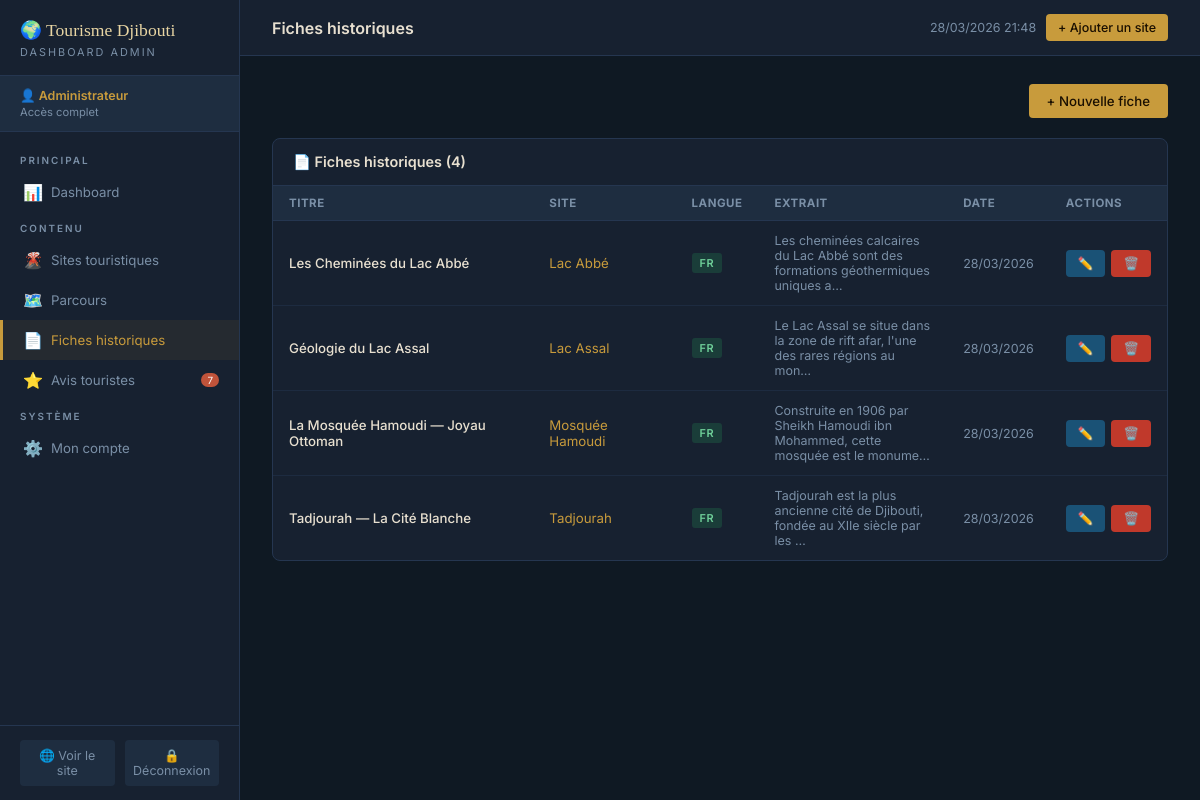
/admin/fiches.php (signed in), run on the app's committed database.
### tables this page shows
CREATE TABLE fiches_historiques (
    id INT AUTO_INCREMENT PRIMARY KEY,
    site_id INT NOT NULL,
    titre VARCHAR(200),
    contenu TEXT,
    langue ENUM('fr','ar','en','so') DEFAULT 'fr',
    date_creation TIMESTAMP DEFAULT CURRENT_TIMESTAMP,
    FOREIGN KEY (site_id) REFERENCES sites(id) ON DELETE CASCADE
);

CREATE TABLE sites (
    id INT AUTO_INCREMENT PRIMARY KEY,
    nom VARCHAR(150) NOT NULL,
    description TEXT,
    categorie ENUM('naturel','culturel','historique','gastronomique') NOT NULL,
    latitude DECIMAL(10,7),
    longitude DECIMAL(10,7),
    adresse VARCHAR(200),
    photo VARCHAR(255),
    patrimoine BOOLEAN DEFAULT FALSE,
    actif BOOLEAN DEFAULT TRUE,
    date_creation TIMESTAMP DEFAULT CURRENT_TIMESTAMP
);

### admin/fiches.php (the view, shortened to what this page needs)
<?php
require_once '../config/db.php';
    ?>
    <?php include 'includes/admin_footer.php'; exit;
$fiches = $pdo->query("
    SELECT f.*, s.nom AS site_nom
    FROM fiches_historiques f JOIN sites s ON s.id=f.site_id
    ORDER BY s.nom, f.langue
")->fetchAll();
include 'includes/admin_header.php';
?>
<div style="display:flex;justify-content:flex-end;margin-bottom:20px;">
    <a href="fiches.php?action=nouveau" class="btn btn-or">+ Nouvelle fiche</a>
</div>
<div class="table-card">
    <div class="table-card-header"><h3>📄 Fiches historiques (<?= count($fiches) ?>)</h3></div>
    <table class="admin-table">
        <thead><tr><th>Titre</th><th>Site</th><th>Langue</th><th>Extrait</th><th>Date</th><th>Actions</th></tr></thead>
        <tbody>
        <?php foreach ($fiches as $f): ?>
        <tr>
            <td style="font-weight:500;"><?= htmlspecialchars($f['titre']) ?></td>
            <td style="color:var(--or);"><?= htmlspecialchars($f['site_nom']) ?></td>
            <td><span class="badge badge-actif"><?= strtoupper($f['langue']) ?></span></td>
            <td style="font-size:0.78rem;color:var(--text-dim);max-width:200px;"><?= htmlspecialchars(mb_strimwidth($f['contenu'],0,80,'…')) ?></td>
            <td style="font-size:0.78rem;color:var(--text-dim);"><?= date('d/m/Y',strtotime($f['date_creation'])) ?></td>
            <td>
                <div style="display:flex;gap:6px;">
                    <a href="fiches.php?action=modifier&id=<?=$f['id']?>" class="btn btn-primary btn-sm">✏️</a>
                    <button onclick="confirmDelete('fiches.php?action=supprimer&id=<?=$f['id']?>', '<?= addslashes($f['titre']) ?>')" class="btn btn-danger btn-sm">🗑️</button>
                </div>
            </td>
        </tr>
        <?php endforeach; ?>
        </tbody>
    </table>
</div>
<?php include 'includes/admin_footer.php'; ?>

### admin/includes/admin_header.php (style rules this page uses)
:root { --bg: #0F1923; --surface: #172130; --surface2: #1E2D40; --border: #253650; --ocean: #1A5276; --ocean-l: #2471A3; --coral: #C0533A; --or: #C89B3C; --or-l: #F0C060; --green: #27AE60; --red: #C0392B; --text: #E8E0D0; --text-dim: #7A8FA6; --sand: #E8D5A3; }
* { box-sizing:border-box; margin:0; padding:0; }
body { font-family:'Inter',sans-serif; background:var(--bg); color:var(--text); min-height:100vh; display:flex; }
.btn { display:inline-flex; align-items:center; gap:6px; padding:9px 18px; border-radius:4px; border:none; font-size:0.83rem; font-weight:500; cursor:pointer; text-decoration:none; transition:all 0.15s; font-family:'Inter',sans-serif; }
.btn-primary { background:var(--ocean); color:white; }
.btn-danger { background:var(--red); color:white; }
.btn-sm { padding:6px 12px; font-size:0.78rem; }
.btn-or { background:var(--or); color:#1a0f00; }
.table-card { background:var(--surface); border:1px solid var(--border); border-radius:8px; overflow:hidden; margin-bottom:24px; }
.table-card-header { padding:14px 20px; border-bottom:1px solid var(--border); display:flex; align-items:center; justify-content:space-between; }
.table-card-header h3 { font-size:0.9rem; font-weight:600; color:var(--text); }
table.admin-table { width:100%; border-collapse:collapse; }
table.admin-table th { padding:10px 16px; text-align:left; font-size:0.72rem; text-transform:uppercase; letter-spacing:0.5px; color:var(--text-dim); border-bottom:1px solid var(--border); background:var(--surface2); }
table.admin-table td { padding:12px 16px; font-size:0.83rem; color:var(--text); border-bottom:1px solid rgba(37,54,80,0.5); vertical-align:middle; }
table.admin-table tr:last-child td { border-bottom:none; }
.badge { display:inline-block; padding:3px 8px; border-radius:3px; font-size:0.68rem; font-weight:600; letter-spacing:0.5px; text-transform:uppercase; }
.badge-actif { background:rgba(39,174,96,0.2); color:#6FD09A; }

### data on the page
fiches_historiques: titre "Les Cheminées du Lac Abbé", site.nom "Lac Abbé", langue "FR", contenu "Les cheminées calcaires du Lac Abbé sont des formations géothermiques uniques a…", date_creation "28/03/2026"
fiches_historiques: titre "Géologie du Lac Assal", site.nom "Lac Assal", langue "FR", contenu "Le Lac Assal se situe dans la zone de rift afar, l'une des rares régions au mon…", date_creation "28/03/2026"
fiches_historiques: titre "La Mosquée Hamoudi — Joyau Ottoman", site.nom "Mosquée Hamoudi", langue "FR", contenu "Construite en 1906 par Sheikh Hamoudi ibn Mohammed, cette mosquée est le monume…", date_creation "28/03/2026"
fiches_historiques: titre "Tadjourah — La Cité Blanche", site.nom "Tadjourah", langue "FR", contenu "Tadjourah est la plus ancienne cité de Djibouti, fondée au XIIe siècle par les …", date_creation "28/03/2026"

### other printed values
$_SESSION['admin_nom'] "Administrateur"
$nb_avis "7"
$page_title "Fiches historiques"
count($fiches) "4"
